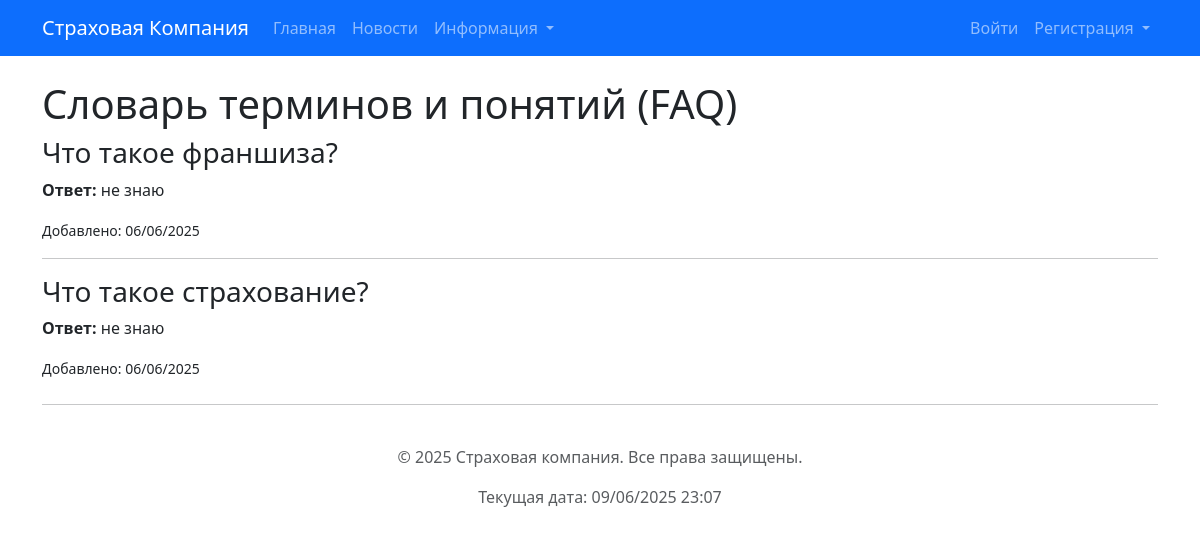
The app's page /terms/ with its own data.
### insurance_app/models.py (models this page shows, shortened)
class FAQ(models.Model):
    question = models.CharField(max_length=300, verbose_name="Вопрос")
    answer = models.TextField(verbose_name="Ответ")
    added_at = models.DateTimeField(default=timezone.now, verbose_name="Дата добавления")
    class Meta:
        verbose_name = "Вопрос-ответ (FAQ)"
        verbose_name_plural = "Вопросы-ответы (FAQ)"
        ordering = ['-added_at']

### insurance_app/views.py (the view)
# urls.py: path('terms/', views.terms_dictionary_page, name='terms_dictionary'),
def terms_dictionary_page(request):
    faqs = FAQ.objects.order_by('-added_at')
    context = {
        'faqs': faqs,
        'page_title': 'Словарь терминов и понятий (FAQ)'
    }
    return render(request, 'insurance_app/terms_dictionary.html', context)

### insurance_app/templates/insurance_app/terms_dictionary.html (shortened to what this page needs)
{% extends 'base.html' %}
{% block content %}
    <h1>{{ page_title|default:"Словарь терминов и понятий" }}</h1>
    {% if faqs %}
        {% for faq_item in faqs %}
            <div class="faq-item">
                <h3>{{ faq_item.question }}</h3>
                <p><strong>Ответ:</strong> {{ faq_item.answer|linebreaksbr }}</p>
                <p><small>Добавлено: {{ faq_item.added_at|date:"d/m/Y" }}</small></p>
            </div>
            {% if not forloop.last %}<hr>{% endif %}
        {% endfor %}
    {% else %}
        <p>В словаре пока нет терминов. Информация будет добавлена позже.</p>
    {% endif %}
{% endblock %}

### records on screen
FAQ: question "Что такое франшиза?", answer "не знаю", added_at "06/06/2025"
FAQ: question "Что такое страхование?", answer "не знаю", added_at "06/06/2025"

### other values on screen
{{ page_title|default:"Словарь терминов и понятий" }} "Словарь терминов и понятий (FAQ)"
